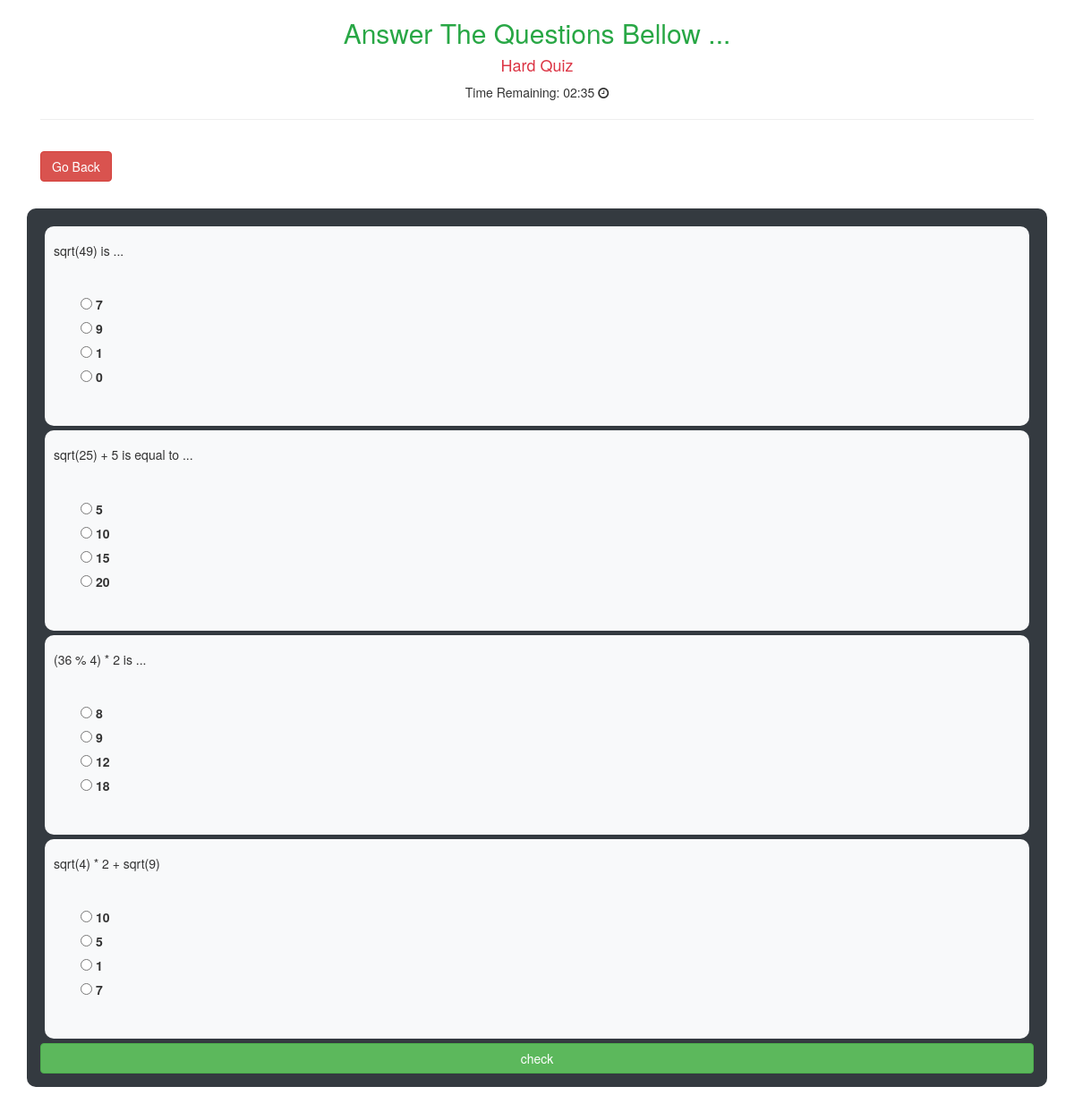
Screenshot of /3 (signed in) with the database file from the repository.
### quiz/models.py (models this page shows, shortened)
class Quiz( models.Model ):
    name = models.CharField( max_length=100 )
    difficulty = models.CharField( choices=choices, max_length=100 )
    number_of_questions = models.IntegerField( default=0, help_text='number of questions for quiz' )
    min_score = models.IntegerField( default=0, help_text='min score you need to pass the quiz.' )
    required_time = models.IntegerField()

class Question( models.Model ):
    question_text = models.CharField( max_length=250 )
    quiz = models.ForeignKey( Quiz, on_delete=models.CASCADE )

class Answer( models.Model ):
    question = models.ForeignKey( Question, on_delete=models.CASCADE )
    is_correct = models.BooleanField( default=False )
    answer_text = models.CharField( max_length=200 )

### quiz/views.py (the view)
# urls.py: path( '<int:quiz_id>', quizView, name='quiz' ),
@login_required
def quizView(request, *args, **kwargs):
    quiz_id = kwargs['quiz_id']
    quiz = Quiz.objects.filter( id=quiz_id ).first()
    questions = quiz.question_set.all()
    context = {'quiz': quiz, 'questions': questions}
    return render( request, 'quiz/quiz-page.html', context )

### quiz/templates/quiz/quiz-page.html (shortened to what this page needs)
{% extends 'shared/_MainLayout.html' %}
{% block content %}
    <div class="container">
        <h2 class="text-center text-success">Answer The Questions Bellow ...</h2>
        <h4 class="text-center text-danger">{{ quiz.difficulty|title }} Quiz</h4>
        <p class="text-center">Time Remaining: 02:35 <i class="fa fa-clock-o"></i></p>
        <hr>
    </div>
    <div class="container mt-4 mb-5">
        <a href="{% url 'quiz:home-view' %}" class="btn btn-danger">Go Back</a>
    </div>
    <div class="container bg-dark p-4 mb-5" id="questions-div">
        <form method="post" id="quiz-form" action="{% url 'quiz:quiz-check' quiz.id %}">
            {% for question in questions %}
                <div class="p-3 m-2 bg-light question">
                    <div>
                        <h5>{{ question.question_text }}</h5>
                    </div>
                    <div class="p-5">
                        {% for ans in question.answer_set.all %}
                            <div class="d-block">
                                <input type="radio" class="mt-2 ans" name="{{ ans.question.question_text }}"
                                       value="{{ ans.answer_text }}">
                                <label for="{{ ans.question.question_text }}">{{ ans.answer_text }}</label>
                            </div>
                        {% endfor %}
                    </div>
                </div>
            {% endfor %}
            <button type="submit" class="btn btn-block btn-success">check</button>
        </form>
    </div>
{% endblock %}

### static/css/style.css (style rules this page uses)
a { text-decoration: none; }
#questions-div { border-radius: 10px; }
.question { border-radius: 10px; }

### rows the page displays
Quiz: difficulty "Hard"
Question: question_text "sqrt(49) is ..."
Answer: answer_text "7"
Answer: answer_text "9"
Answer: answer_text "1"
Answer: answer_text "0"
Question: question_text "sqrt(25) + 5 is equal to ..."
Answer: answer_text "5"
Answer: answer_text "10"
Answer: answer_text "15"
Answer: answer_text "20"
Question: question_text "(36 % 4) * 2 is ..."
Answer: answer_text "8"
Answer: answer_text "9"
Answer: answer_text "12"
Answer: answer_text "18"
Question: question_text "sqrt(4) * 2 + sqrt(9)"
Answer: answer_text "10"
Answer: answer_text "5"
Answer: answer_text "1"
Answer: answer_text "7"
